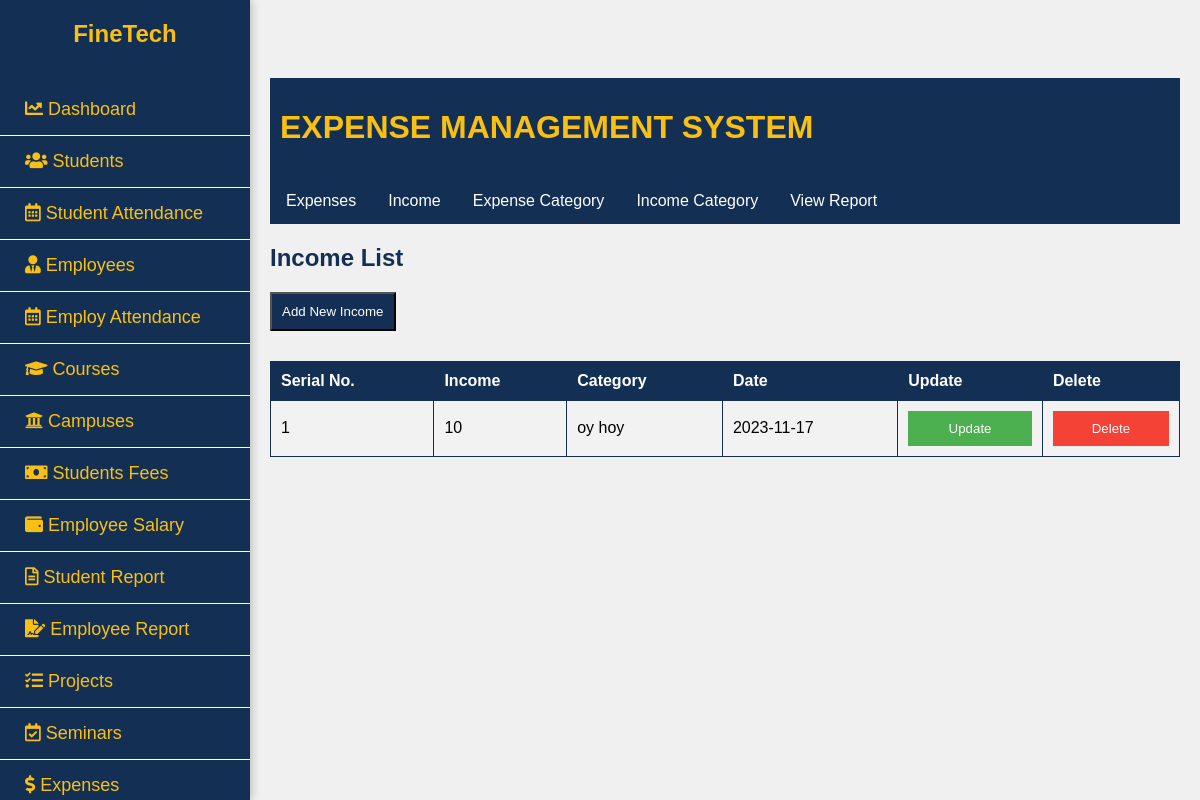
The app's page /model/income.php (signed in) with its own data.
### tables this page shows
CREATE TABLE `userdata` (
  `id` int(10) NOT NULL,
  `name` varchar(255) NOT NULL,
  `cnic` int(255) NOT NULL,
  `contact` int(255) NOT NULL,
  `email` varchar(100) NOT NULL,
  `password` varchar(100) NOT NULL,
  `role` varchar(255) NOT NULL,
  `course` varchar(255) NOT NULL
);

CREATE TABLE `income` (
  `id` int(255) NOT NULL,
  `income_name` varchar(100) NOT NULL,
  `category` varchar(100) NOT NULL,
  `date` date NOT NULL
);

### model/income.php (the view, shortened to what this page needs)
<!DOCTYPE html>
<html lang="en">
<head>
    <link rel="stylesheet" href="../view/expenses.css">
</head>
<body>
<?php include('sidebar.php'); ?>
<div class="content">
    <div class="header">
        <h1>EXPENSE MANAGEMENT SYSTEM</h1>
    </div>
    <div class="navbar">
        <a href="expense.php">Expenses</a>
        <a href="income.php">Income</a>
        <a href="expense_category.php">Expense Category</a>
        <a href="income_category.php">Income Category</a>
        <a href="view_report.php">View Report</a>
    </div>
    <div>
        <h2>Income List</h2>
        <a href="add_income.php"><button class="add-expense-btn">Add New Income</button></a>
        <table border="1">
            <tr>
                <th>Serial No.</th>
                <th>Income</th>
                <th>Category</th>
                <th>Date</th>
                <th>Update</th>
                <th>Delete</th>
            </tr>
            <?php
            $servername = "localhost";
            $username = "root";
            $password = "";
            $database = "finetech";
            $conn = new mysqli($servername, $username, $password, $database);
            $sql = "SELECT * FROM income";
            $result = $conn->query($sql);
            if ($result->num_rows > 0) {
                $serialNo = 1;
                while ($row = $result->fetch_assoc()) {
                    echo "<tr>";
                    echo "<td>" . $serialNo . "</td>";
                    echo "<td>" . $row["income_name"] . "</td>";
                    echo "<td>" . $row["category"] . "</td>";
                    echo "<td>" . $row["date"] . "</td>";
                    echo "<td><a href='update_income.php?id=" . $row["id"] . "'><button class='update1'>Update</button></a></td>";
                    echo "<td><a href='../controller/delete_income.php?id=" . $row["id"] . "'><button class='delete1'>Delete</button></a></td>";
                    echo "</tr>";
                    $serialNo++;
                }
            } else {
                echo "<tr><td colspan='6'>No data found</td></tr>";
            }
            ?>
        </table>
    </div>
</div>
</body>
</html>

### view/expenses.css (style rules this page uses)
body { margin: 0; font-family: Arial, sans-serif; }
.navbar { background-color: #133054; overflow: hidden; }
.navbar a { float: left; display: block; color: #ffffff; text-align: center; padding: 14px 16px; text-decoration: none; transition: background-color 0.3s, color 0.3s; }
h2 { color: #133054; }
.add-expense-btn { background-color: #133054; color: #ffffff; padding: 10px; margin-bottom: 10px; cursor: pointer; }
table { width: 100%; border-collapse: collapse; border:1px solid #133054 ; margin-top: 20px; }
table, th, td { border: 1px solid #133054; }
th { background-color: #133054; color:white; }
th, td { padding: 10px; text-align: left; }
tr:nth-child(even) { background-color: #f2f2f2; }
.header { display: flex; justify-content: space-between; align-items: center; color: #f9c013; background-color: #133054; padding: 10px; }
.update1 { background-color: #4CAF50; color: white; padding: 10px; margin: 0; width: 100%; border: none; }
.delete1 { background-color: #f44336; color: white; padding: 10px; margin: 0; width: 100%; border: none; }

### view/sidebar.css (style rules this page uses)
:root { --navy-blue: #133054; }
body { text-decoration: none; font-family: Arial, sans-serif; margin: 0; padding: 0; background-color: #f0f0f0; }
.content { margin-left: 250px; padding: 20px; transition: margin-left 0.3s; }

### records on screen
income: income_name "10", category "oy hoy", date "2023-11-17"
